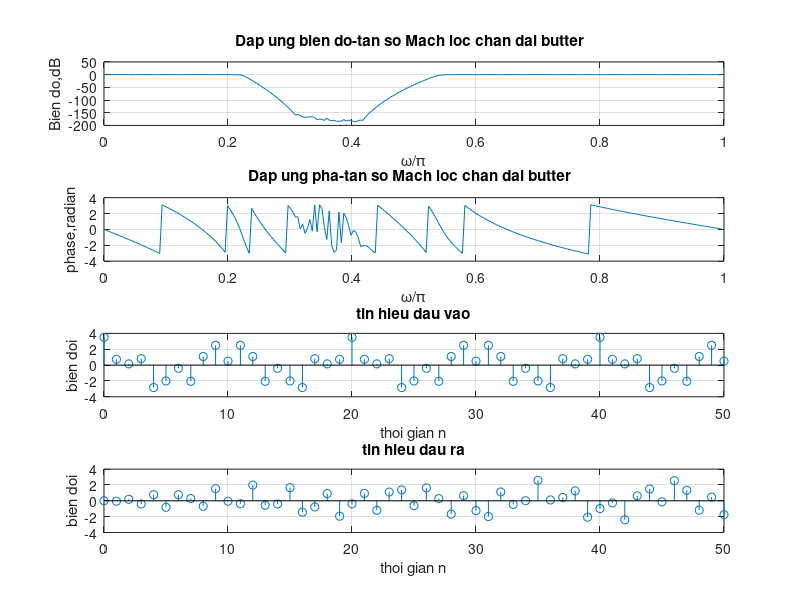

MATLAB code for this plot:
Fs1= 1000;
Fs2=2000;
Fp1=800;
Fp2 =2200;
F = 8000;
q=2*4000/8000;
k = 0:50;
w1=0.7 * pi;
w2 = 0.2 * pi;
x = 1.5 * cos(w1 * k) + 2 * cos(w2 * k);
Rp = 0.5;
Rs=40;
% Chuyển đổi tần số
wp1 = 2 * Fp1/F;
wp2 = 2 * Fp2/F;
ws1 = 2 * Fs1/F;
ws2 = 2 * Fs2/F;

Wp = [wp1 wp2]; 
Ws = [ws1 ws2]; 

% Xác định bậc và tần số cắt 
[N, Wn] = buttord(Wp, Ws, Rp, Rs);
[b, a] = butter(N, Wn, 'stop');    % thiết kế bộ lọc dải chắn

% Tính toán đáp ứng tần số 
[h,omega]= freqz(b,a,256);
z = filter(b, a, x);        % Lọc tín hiệu đầu vào
% Vẽ đồ thị
subplot(4,1,1);
y = 20*log10(abs(h));
plot(omega/pi,y); grid on;
xlabel('\omega/\pi');
ylabel('Bien do,dB');
title('Dap ung bien do-tan so Mach loc chan dai butter  ');

subplot(4,1,2);
plot(omega/pi,angle(h)); grid on;
xlabel('\omega/\pi');
ylabel('phase,radian');
title('Dap ung pha-tan so Mach loc chan dai butter  ');

subplot(4,1,3);
stem(k,x);
grid on;
axis([0 50 -4 4])
title('tin hieu dau vao');
xlabel('thoi gian n');
ylabel('bien doi');

subplot(4,1,4)
stem(k,z);
grid on;
axis([0 50 -4 4])
title('tin hieu dau ra');
xlabel('thoi gian n');
ylabel('bien doi');